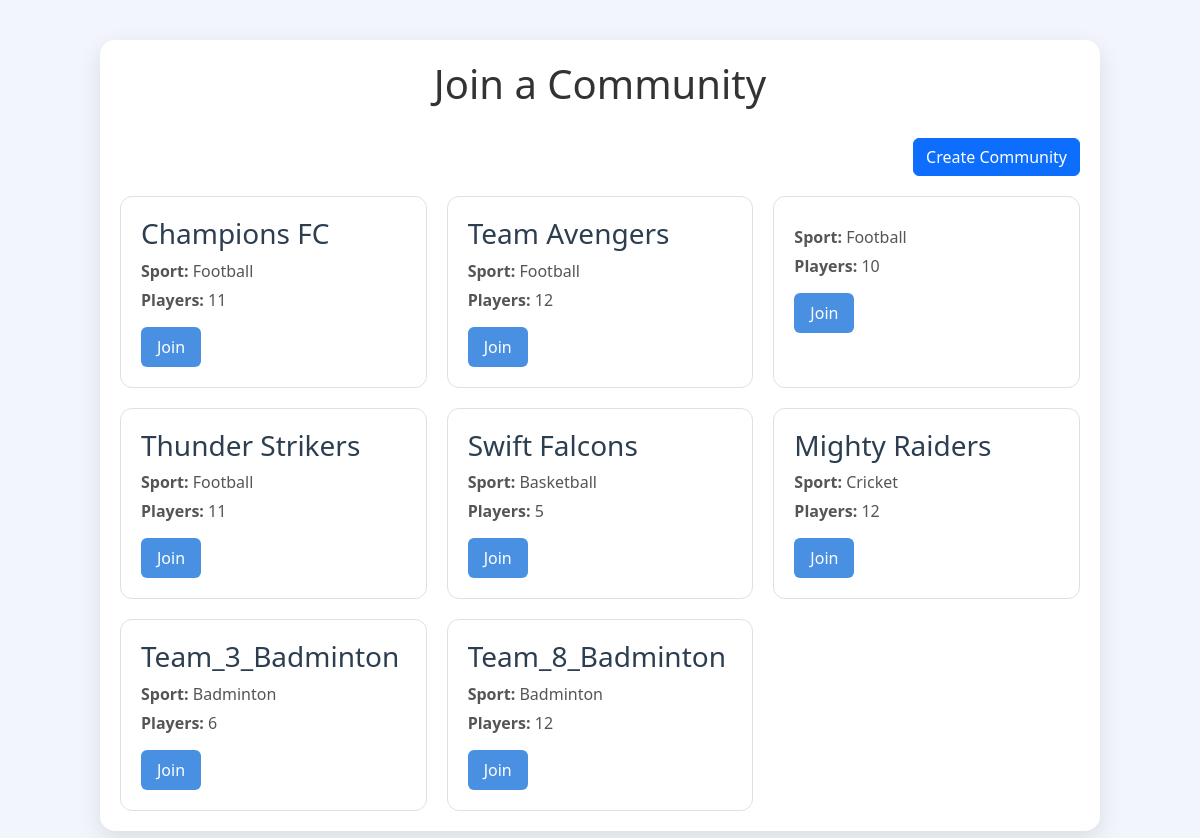
Page /join-community on the earlier database version.
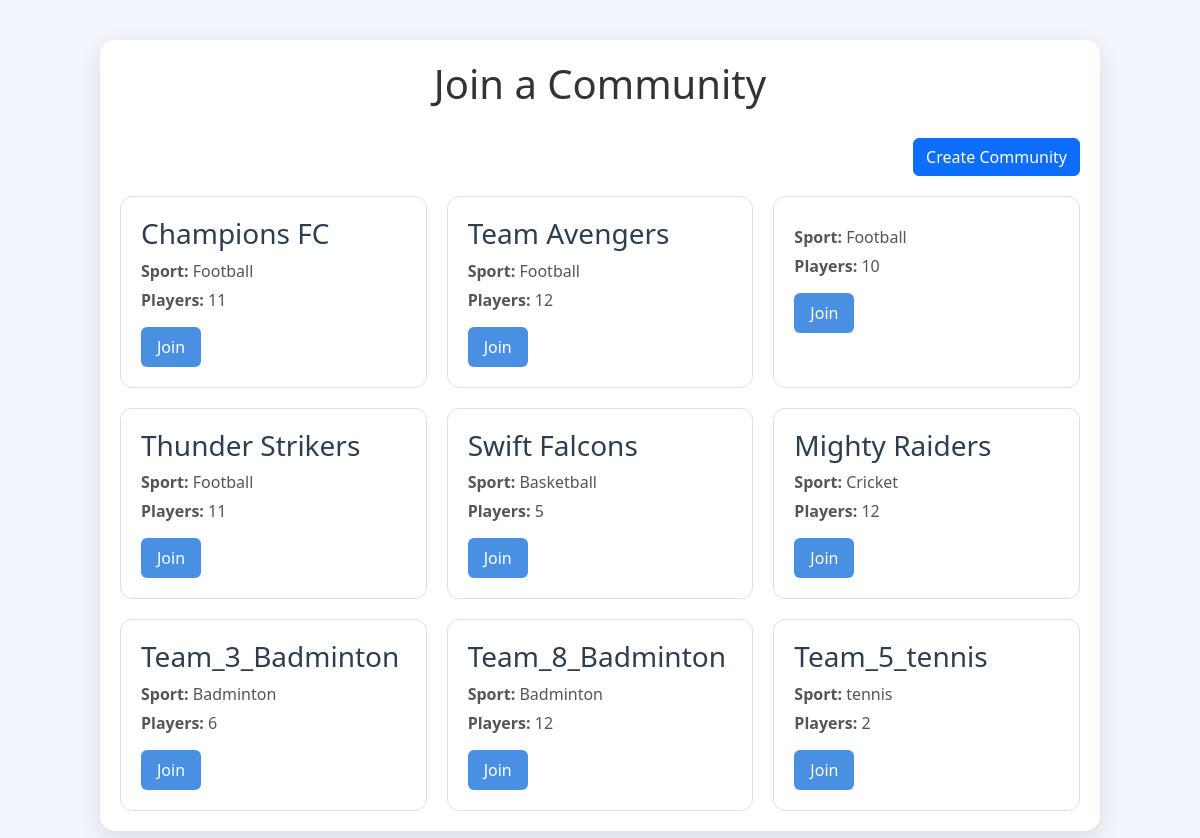
Same page on the later database version.
### models.py (models this page shows, shortened)
class Community(db.Model):
    id = db.Column(db.Integer, primary_key=True)
    team_name = db.Column(db.String(100), nullable=True)  # Auto-generated if empty
    sport = db.Column(db.String(50), nullable=False)
    max_players = db.Column(db.Integer, nullable=False, default=12)
    turf_id = db.Column(db.Integer, db.ForeignKey('turf.id'), nullable=False)
    owner_id = db.Column(db.Integer, db.ForeignKey('user.id'), nullable=False)
    status = db.Column(db.String(20), default="active")  # "active" or "closed"
    turf = db.relationship('Turf', backref='communities')
    players = db.relationship('CommunityPlayers', backref='community', lazy=True, cascade="all, delete-orphan")
    __table_args__ = (db.UniqueConstraint('team_name', 'status', name='unique_active_team_name'),)

### app.py (the view)
@app.route('/join-community')
def join_community():
    communities = Community.query.all()
    return render_template('join_community.html', communities=communities)

### app.py (called while the page is built)
@app.before_request
def page_last_visited():
    excluded_routes = ['login', 'logout', 'static', 'register']
    if request.endpoint not in excluded_routes and request.method == 'GET':
        session['page_last_visited_url'] = request.path

### templates/join_community.html (shortened to what this page needs)
<!DOCTYPE html>
<html lang="en">
<head>
    <link href="https://cdn.jsdelivr.net/npm/bootstrap@5.3.0/dist/css/bootstrap.min.css" rel="stylesheet">
</head>
<body>
<div class="container">
    <h1>Join a Community</h1>
    <div class="create-btn">
        <button class="btn btn-primary" data-bs-toggle="modal" data-bs-target="#createCommunityModal">Create Community</button>
    </div>
    <div class="communities">
        {% for community in communities %}
        <div class="community-card">
            <h3>{{ community.team_name }}</h3>
            <p><strong>Sport:</strong> {{ community.sport }}</p>
            <p><strong>Players:</strong> {{ community.max_players }}</p>
            <form method="POST" action="{{ url_for('send_join_request') }}">
                <button type="submit">Join</button>
            </form>
        </div>
        {% endfor %}
    </div>
</div>
</body>
</html>

### templates/join_community.html (style rules this page uses)
body { font-family: 'Segoe UI', Tahoma, Geneva, Verdana, sans-serif; margin: 0; padding: 0; background-color: #f2f6fc; }
.container { max-width: 1000px; margin: 40px auto; padding: 20px; background-color: white; border-radius: 15px; box-shadow: 0 8px 24px rgba(0, 0, 0, 0.1); }
h1 { text-align: center; color: #333; margin-bottom: 30px; }
.communities { display: grid; grid-template-columns: repeat(auto-fill, minmax(260px, 1fr)); gap: 20px; }
.community-card { background-color: #ffffff; border: 1px solid #e0e0e0; border-radius: 12px; padding: 20px; transition: box-shadow 0.2s; }
.community-card h3 { margin-top: 0; color: #2c3e50; }
.community-card p { margin: 5px 0; color: #555; }
.community-card form { margin-top: 15px; }
.community-card button { padding: 8px 16px; background-color: #4a90e2; color: white; border: none; border-radius: 6px; cursor: pointer; transition: background-color 0.3s ease; }
.create-btn { display: flex; justify-content: flex-end; margin-bottom: 20px; }

Differences in the rows shown:
added Community: team_name "Team_5_tennis", sport "tennis", max_players "2"
